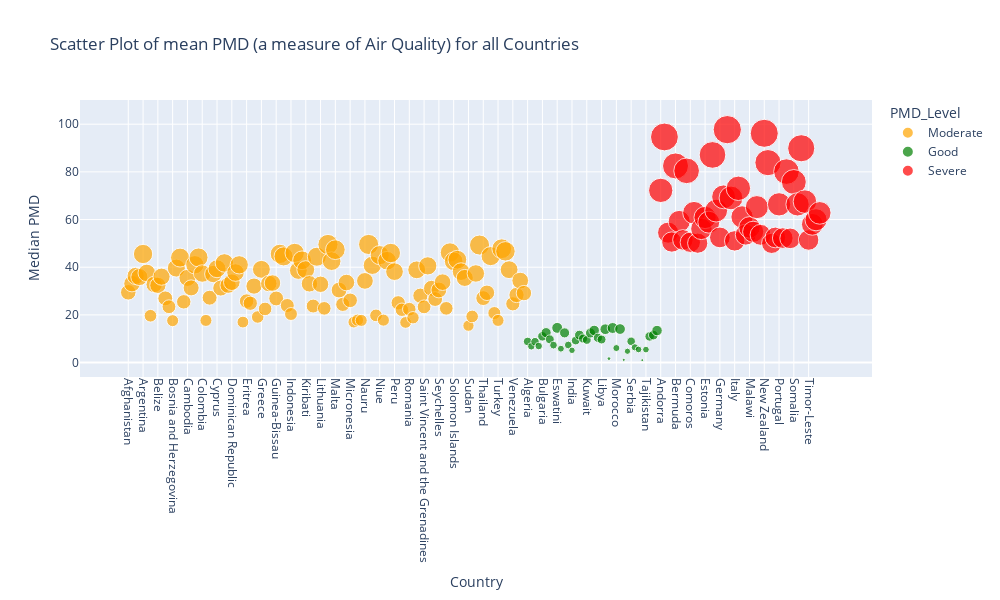

Notebook code cell kept with this figure:
### Markdown cell above
### The PMD index provides information about the air quality of a specific country by measuring the presence of fine particulate matter (PM2.5), which consists of dust particles smaller than 2.5 microns in diameter.

### The categorize_pmd() function assigns air quality categories based on predefined PMD thresholds:

#### PMD < 15: Green (Good) – Indicates good air quality with minimal health risks. 
#### 15 ≤ PMD ≤ 50: Orange (Moderate) – Represents moderate air quality with potential health concerns for sensitive groups. 
#### PMD > 50: Red (Severe) – Reflects poor air quality, posing significant health risks for the general population.

### Code cell
import plotly.express as px
data = pd.read_csv('PMD_ind.csv')
pmd_columns = [col for col in data.columns if col.startswith('PMD.ind')]

data['PMD_mean'] = data[pmd_columns].median(axis = 1) # we take the median instead

# Replace invalid values with NaN
data['PMD_mean'].replace({0: np.nan, -8888: np.nan, -7777: np.nan, -9999: np.nan}, inplace=True)

# Drop rows with NaN values in the PMD_mean column
data = data.dropna(subset=['PMD_mean'])

def categorize_pmd(pmd):
    if pmd < 15:
        return 'Good'
    elif 15 <= pmd <= 50:
        return 'Moderate'
    else:
        return 'Severe'
    
# """A categorize_pmd() function assigns categories (Good, Moderate, Severe) based on PMD thresholds.
# PMD < 15: Green (Good), 15 <= PMD <= 50: Orange (Moderate), PMD > 50: Red (Severe)."""
    
data['PMD_Level'] = data['PMD_mean'].apply(categorize_pmd)
data['PMD_Level'] = pd.Categorical(data['PMD_Level'], categories = ['Moderate', 'Good', 'Severe'])

# define a color map
color_map = {
    'Good' : 'green',
    'Moderate' : 'orange',
    'Severe' : 'red'
}

# Plot the mean PMD for all countries
fig = px.scatter(
    data,
    x= 'country',
    y = 'PMD_mean',
    size = 'PMD_mean',
    color = 'PMD_Level',
    color_discrete_map = color_map,
    title = 'Scatter Plot of mean PMD (a measure of Air Quality) for all Countries',
    labels = {'PMD_mean': 'Mean PMD', 'country' : 'Country'},
    template = 'plotly'
)

fig.update_layout(
    xaxis_title  = 'Country',
    yaxis_title = 'Median PMD',
    xaxis = dict(tickangle = 90), # rotate x-axis labels
    height = 600,
    width = 1000
)

fig.show()

### Figure 1 — Plotly figure (JSON) as saved in the notebook; plotly's stock layout.template omitted (floating-point values rounded to 4 significant figures)
{"data": [{"hovertemplate": "PMD_Level=Moderate<br>Country=%{x}<br>Mean PMD=%{marker.size}<extra></extra>", "legendgroup": "Moderate", "marker": {"color": "orange", "size": [29.47, 33.11, 36.35, 35.88, 45.54, 37.6, 19.64, 32.78, 32.38, 36.04, 26.94, 23.42, 17.59, 39.63, 44.04, 25.48, 35.53, 31.33, 41.03, 44.09, 37.35, 17.68, 27.21, 37.15, 39.36, 31.25, 41.8, 32.45, 33.72, 37.76, 41.01, 16.98, 25.78, 24.89, 32.08, 19.12, 39.11, 22.51, 33.17, 33.36, 26.89, 45.59, 44.54, 23.94, 20.37, 45.97, 38.62, 42.91, 38.99, 33.04, 23.7, 44.4, 32.84, 22.74, 49.54, 42.55, 47.36, 30.42, 24.41, 33.57, 26.11, 16.98, 17.81, 17.69, 34.26, 49.55, 40.8, 19.79, 45.06, 17.8, 42.73, 45.96, 38.14, 25.07, 22.15, 16.83, 22.41, 18.8, 38.9, 28.06, 23.38, 40.57, 31.15, 26.63, 30.45, 33.73, 22.75, 46.16, 42.48, 43.15, 38.15, 35.5, 15.48, 19.36, 37.38, 49.29, 27.04, 29.27, 44.66, 20.77, 17.68, 47.76, 46.66, 38.96, 24.64, 28.35, 34.38, 29.15], "sizemode": "area", "sizeref": 0.2443, "symbol": "circle"}, "mode": "markers", "name": "Moderate", "orientation": "v", "showlegend": true, "type": "scatter", "x": ["Afghanistan", "Albania", "Angola", "Antigua and Barbuda", "Argentina", "Bahamas", "Bangladesh", "Barbados", "Belize", "Benin", "Bhutan", "Bolivia", "Bosnia and Herzegovina", "Brazil", "Burkina Faso", "Cabo Verde", "Cambodia", "Central African Republic", "Chad", "Chile", "Colombia", "Cote d'Ivoire", "Croatia", "Cuba", "Cyprus", "Czech Republic", "Dem. Rep. Congo", "Dominica", "Dominican Republic", "Ecuador", "El Salvador", "Equatorial Guinea", "Eritrea", "Fiji", "Gambia", "Georgia", "Greece", "Grenada", "Guatemala", "Guinea", "Guinea-Bissau", "Haiti", "Honduras", "Hungary", "Indonesia", "Israel", "Jamaica", "Kenya", "Kiribati", "Laos", "Latvia", "Liberia", "Lithuania", "Malaysia", "Maldives", "Mali", "Malta", "Marshall Islands", "Mauritius", "Mexico", "Micronesia", "Moldova", "Myanmar", "Namibia", "Nauru", "Nicaragua", "Niger", "Nigeria", "Niue", "North Korea", "Palau", "Papua New Guinea", "Peru", "Philippines", "Poland", "Republic of Congo", "Romania", "Russia", "Rwanda", "Saint Lucia", "Saint Vincent and the Grenadines", "Samoa", "Sao Tome and Principe", "Senegal", "Seychelles", "Sierra Leone", "Slovakia", "Slovenia", "Solomon Islands", "South Korea", "South Sudan", "Sri Lanka", "Sudan", "Suriname", "Taiwan", "Tanzania", "Thailand", "Togo", "Tonga", "Trinidad and Tobago", "Turkey", "Tuvalu", "Uganda", "Vanuatu", "Venezuela", "Viet Nam", "Zambia", "Zimbabwe"], "xaxis": "x", "y": [29.47, 33.11, 36.35, 35.88, 45.54, 37.6, 19.64, 32.78, 32.38, 36.04, 26.94, 23.42, 17.59, 39.63, 44.04, 25.48, 35.53, 31.33, 41.03, 44.09, 37.35, 17.68, 27.21, 37.15, 39.36, 31.25, 41.8, 32.45, 33.72, 37.76, 41.01, 16.98, 25.78, 24.89, 32.08, 19.12, 39.11, 22.51, 33.17, 33.36, 26.89, 45.59, 44.54, 23.94, 20.37, 45.97, 38.62, 42.91, 38.99, 33.04, 23.7, 44.4, 32.84, 22.74, 49.54, 42.55, 47.36, 30.42, 24.41, 33.57, 26.11, 16.98, 17.81, 17.69, 34.26, 49.55, 40.8, 19.79, 45.06, 17.8, 42.73, 45.96, 38.14, 25.07, 22.15, 16.83, 22.41, 18.8, 38.9, 28.06, 23.38, 40.57, 31.15, 26.63, 30.45, 33.73, 22.75, 46.16, 42.48, 43.15, 38.15, 35.5, 15.48, 19.36, 37.38, 49.29, 27.04, 29.27, 44.66, 20.77, 17.68, 47.76, 46.66, 38.96, 24.64, 28.35, 34.38, 29.15], "yaxis": "y"}, {"hovertemplate": "PMD_Level=Good<br>Country=%{x}<br>Mean PMD=%{marker.size}<extra></extra>", "legendgroup": "Good", "marker": {"color": "green", "size": [8.861, 6.826, 8.759, 6.925, 11.0, 12.56, 9.746, 7.317, 14.56, 5.822, 12.46, 7.372, 5.144, 9.24, 11.54, 10.09, 9.493, 12.42, 13.48, 10.39, 9.68, 13.99, 1.655, 14.51, 6.092, 14.07, 1.143, 4.751, 8.926, 6.394, 5.497, 1.015, 5.448, 10.97, 11.53, 13.43], "sizemode": "area", "sizeref": 0.2443, "symbol": "circle"}, "mode": "markers", "name": "Good", "orientation": "v", "showlegend": true, "type": "scatter", "x": ["Algeria", "Armenia", "Belarus", "Botswana", "Bulgaria", "Cameroon", "China", "Djibouti", "Eswatini", "Gabon", "Ghana", "Guyana", "India", "Iran", "Jordan", "Kazakhstan", "Kuwait", "Kyrgyzstan", "Lebanon", "Lesotho", "Libya", "Mauritania", "Mongolia", "Montenegro", "Morocco", "Nepal", "North Macedonia", "Pakistan", "Serbia", "South Africa", "State of Palestine", "Syria", "Tajikistan", "Tunisia", "Ukraine", "Yemen"], "xaxis": "x", "y": [8.861, 6.826, 8.759, 6.925, 11.0, 12.56, 9.746, 7.317, 14.56, 5.822, 12.46, 7.372, 5.144, 9.24, 11.54, 10.09, 9.493, 12.42, 13.48, 10.39, 9.68, 13.99, 1.655, 14.51, 6.092, 14.07, 1.143, 4.751, 8.926, 6.394, 5.497, 1.015, 5.448, 10.97, 11.53, 13.43], "yaxis": "y"}, {"hovertemplate": "PMD_Level=Severe<br>Country=%{x}<br>Mean PMD=%{marker.size}<extra></extra>", "legendgroup": "Severe", "marker": {"color": "red", "size": [72.23, 94.64, 54.5, 50.56, 82.49, 59.22, 51.46, 80.44, 50.46, 62.84, 50.08, 56.09, 60.87, 58.9, 87.1, 63.75, 52.5, 69.51, 97.71, 69.05, 51.05, 73.1, 61.09, 53.66, 56.7, 54.86, 65.21, 53.59, 96.17, 83.87, 50.01, 52.48, 66.38, 52.22, 80.1, 52.11, 75.76, 66.38, 89.9, 67.53, 51.43, 57.98, 59.92, 62.79], "sizemode": "area", "sizeref": 0.2443, "symbol": "circle"}, "mode": "markers", "name": "Severe", "orientation": "v", "showlegend": true, "type": "scatter", "x": ["Andorra", "Australia", "Austria", "Belgium", "Bermuda", "Brunei Darussalam", "Burundi", "Canada", "Comoros", "Cook Islands", "Costa Rica", "Denmark", "Estonia", "Ethiopia", "Finland", "France", "Germany", "Greenland", "Iceland", "Ireland", "Italy", "Japan", "Luxembourg", "Madagascar", "Malawi", "Monaco", "Mozambique", "Netherlands", "New Zealand", "Norway", "Panama", "Paraguay", "Portugal", "Saint Kitts and Nevis", "San Marino", "Singapore", "Somalia", "Spain", "Sweden", "Switzerland", "Timor-Leste", "United Kingdom", "United States of America", "Uruguay"], "xaxis": "x", "y": [72.23, 94.64, 54.5, 50.56, 82.49, 59.22, 51.46, 80.44, 50.46, 62.84, 50.08, 56.09, 60.87, 58.9, 87.1, 63.75, 52.5, 69.51, 97.71, 69.05, 51.05, 73.1, 61.09, 53.66, 56.7, 54.86, 65.21, 53.59, 96.17, 83.87, 50.01, 52.48, 66.38, 52.22, 80.1, 52.11, 75.76, 66.38, 89.9, 67.53, 51.43, 57.98, 59.92, 62.79], "yaxis": "y"}], "layout": {"height": 600, "legend": {"itemsizing": "constant", "title": {"text": "PMD_Level"}, "tracegroupgap": 0}, "title": {"text": "Scatter Plot of mean PMD (a measure of Air Quality) for all Countries"}, "width": 1000, "xaxis": {"anchor": "y", "domain": [0, 1], "tickangle": 90, "title": {"text": "Country"}}, "yaxis": {"anchor": "x", "domain": [0, 1], "title": {"text": "Median PMD"}}}}
